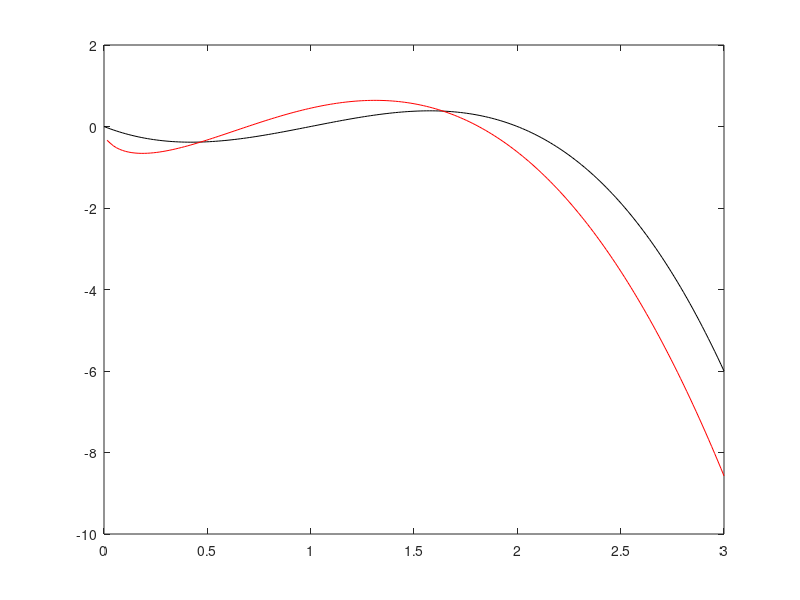

This chart was generated by the following MATLAB code:
%==============================================%
%=  MATLAB Implementation of G1 Algorithm for =%
%=  Numerically differintegrating a function. =%
%==============================================%
clear;

N = 201;
a = 0;
b = 3;
x = linspace(a,b,N);
f = (x-1).*(x-2).*(x-3);
q = 0.5;
D = zeros(1,N);     % The differintegral.
f = fliplr(f);
% D(1,1) = f(1);

F_previous = f(1);

% Outer loop assigns differintegral sums to array D.
% Inner loop calculates differintegral at each point in the domain.

for i = 1:N
    for j = 1:i
        F_current = F_previous*(i-j-q)/(i-j+1) + f(j);
        F_previous = F_current;
    end
    D(1,i) = (i/x(i))^q*F_current;
end

figure(1);
plot(x,f,'k',x,D,'r')